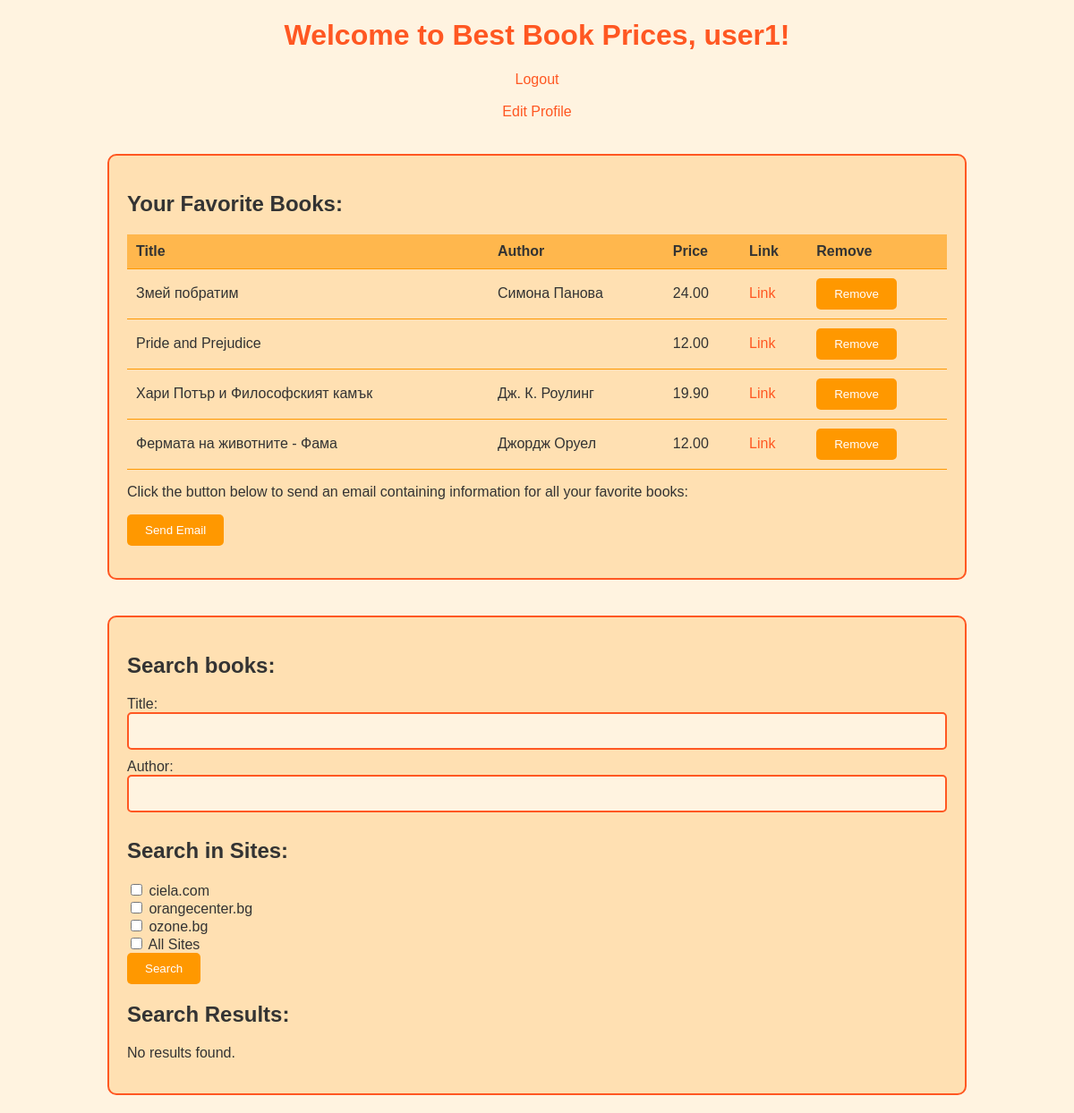
Screenshot of / (signed in) with the database file from the repository.
### books/models.py (models this page shows, shortened)
class Book(models.Model):
    title = models.CharField(max_length=200)
    author = models.CharField(max_length=100)
    price = models.DecimalField(max_digits=10, decimal_places=2)
    link = models.URLField()

### books/views.py (the view)
# urls.py: 2. Add a URL to urlpatterns:  path('', views.home, name='home')
@login_required
def home(request):
    user_favorites = request.user.userprofile.favorite_books.all()
    context = {
        'user': request.user,
        'username': request.user.username,
        'user_favorites': user_favorites
    }
    return render(request, 'home.html', context)

### books/templates/home.html (shortened to what this page needs)
{% load static %}
<!DOCTYPE html>
<html>
<head>
    <link rel="stylesheet" type="text/css" href="{% static 'styles.css' %}">
</head>
<body>
<h1>Welcome to Best Book Prices, {{ username }}!</h1>
<a href="{% url 'logout' %}">Logout</a><br>
<a href="{% url 'edit_profile' %}">Edit Profile</a><br>
<div class="favorites-list">
<h2>Your Favorite Books:</h2>
<table>
    <thead>
        <tr>
            <th>Title</th>
            <th>Author</th>
            <th>Price</th>
            <th>Link</th>
            <th>Remove</th>
        </tr>
    </thead>
    <tbody>
        {% for book in user_favorites %}
        <tr>
            <td>{{ book.title }}</td>
            <td>{{ book.author }}</td>
            <td>{{ book.price }}</td>
            <td><a href="{{ book.link }}" target="_blank">Link</a></td>
            <td>
                <form action="{% url 'remove_from_favorites' %}" method="post">
                  <button type="submit" class="btn btn-danger">Remove</button>
                </form>
              </td>
        </tr>
        {% endfor %}
    </tbody>
</table>
<div>
    <p>Click the button below to send an email containing information for all your favorite books:</p>
    <button type="button" onclick="sendEmail()">Send Email</button>
</div>
</div>
<div class="search-results">
<form method="GET" action="{% url 'search' %}">
    <h2>Search books:</h2>
    <label for="title">Title:</label>
    <input type="text" id="title" name="title">
    <label for="author">Author:</label>
    <input type="text" id="author" name="author">
    <h2>Search in Sites:</h2>
    <input type="checkbox" class="siteCheckbox" name="sites" value="ciela"> ciela.com<br>
    <input type="checkbox" class="siteCheckbox" name="sites" value="orangecenter"> orangecenter.bg<br>
    <input type="checkbox" class="siteCheckbox" name="sites" value="ozone"> ozone.bg<br>
    <input type="checkbox" id="allSitesCheckbox" onclick="toggleAllSites()"> All Sites<br>
    <button type="submit">Search</button>
</form>
<h2>Search Results:</h2>
{% if search_results %}
<table>
    <tr>
        <th>Book Information</th>
        <th>Add to Favorites</th>
    </tr>
    {% for result in search_results %}
        <tr>
            <td>
                <p><strong>Title:</strong> {{ result.title }}</p>
                <p><strong>Author:</strong> {{ result.author }}</p>
                <p><strong>Price:</strong> {{ result.price }}</p>
                <p><strong>Link:</strong> <a href="{{ result.link }}" target="_blank">{{ result.link }}</a></p>
            </td>
            <td>
                <form method="post" action="{% url 'add_to_favorites' %}">
                    {% csrf_token %}
                    <input type="hidden" name="link" value="{{ result.link }}">
                    <button type="submit">Add to Favorites</button>
                </form>
            </td>
        </tr>
    {% endfor %}
</table>
{% else %}
    <p>No results found.</p>
{% endif %}
</div>
</body>
</html>

### books/static/styles.css (style rules this page uses)
body { font-family: Arial, sans-serif; background-color: #fff3e0; color: #333; margin: 0; padding: 0; display: flex; flex-direction: column; align-items: center; }
h1 { color: #ff5722; }
.favorites-list { border: 2px solid #ff5722; background-color: #ffe0b2; padding: 20px; margin: 20px; border-radius: 10px; width: 80%; box-sizing: border-box; }
.search-results { border: 2px solid #ff5722; background-color: #ffe0b2; padding: 20px; margin: 20px; border-radius: 10px; width: 80%; box-sizing: border-box; }
input[type="text"] { width: 100%; padding: 10px; border: 2px solid #ff5722; border-radius: 5px; background-color: #fff3e0; margin-bottom: 10px; box-sizing: border-box; font-size: 16px; }
table { width: 100%; border-collapse: collapse; margin-top: 10px; }
th, td { padding: 10px; border-bottom: 1px solid #ff9800; text-align: left; }
th { background-color: #ffb74d; }
button { background-color: #ff9800; color: white; border: none; padding: 10px 20px; border-radius: 5px; cursor: pointer; }
a { text-decoration: none; color: #ff5722; transition: color 0.3s; }

### rows the page displays
Book: title "Змей побратим", author "Симона Панова", price "24.00"
Book: title "Pride and Prejudice", price "12.00"
Book: title "Хари Потър и Философският камък", author "Дж. К. Роулинг", price "19.90"
Book: title "Фермата на животните - Фама", author "Джордж Оруел", price "12.00"

### other values shown
{{ username }} "user1"
